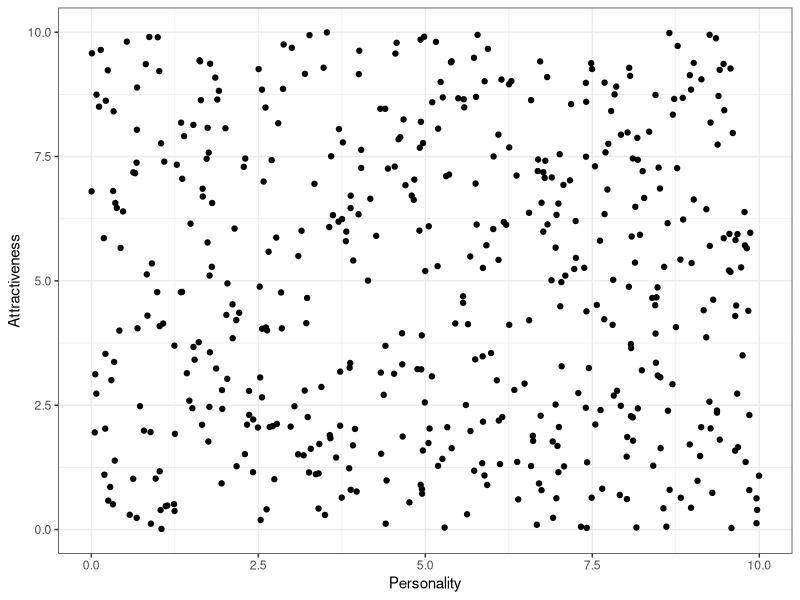
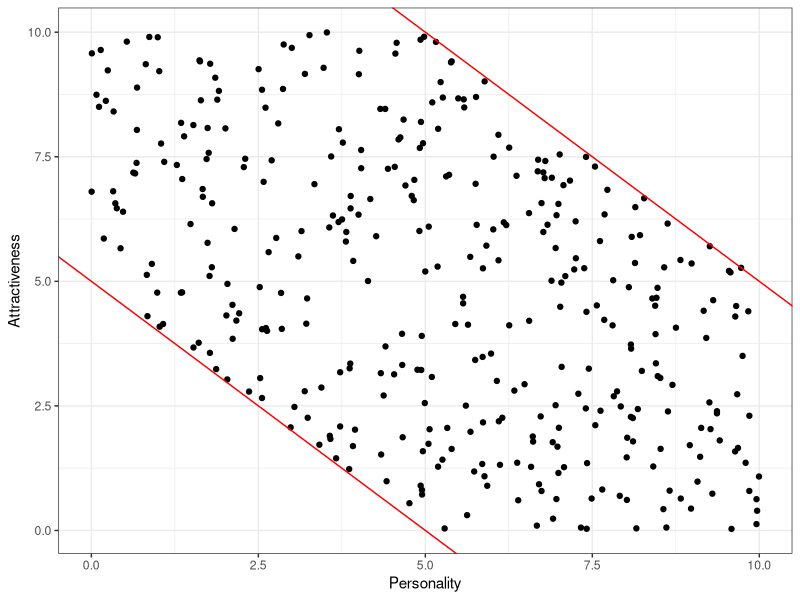
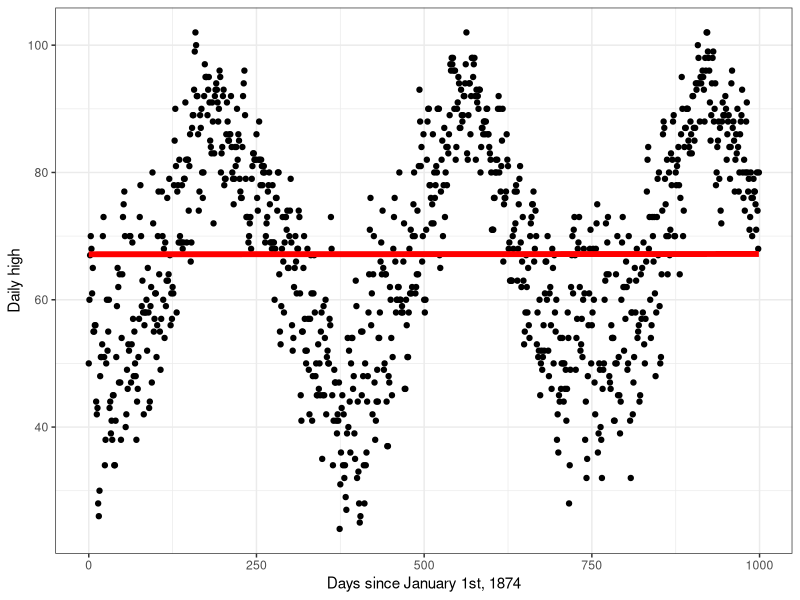
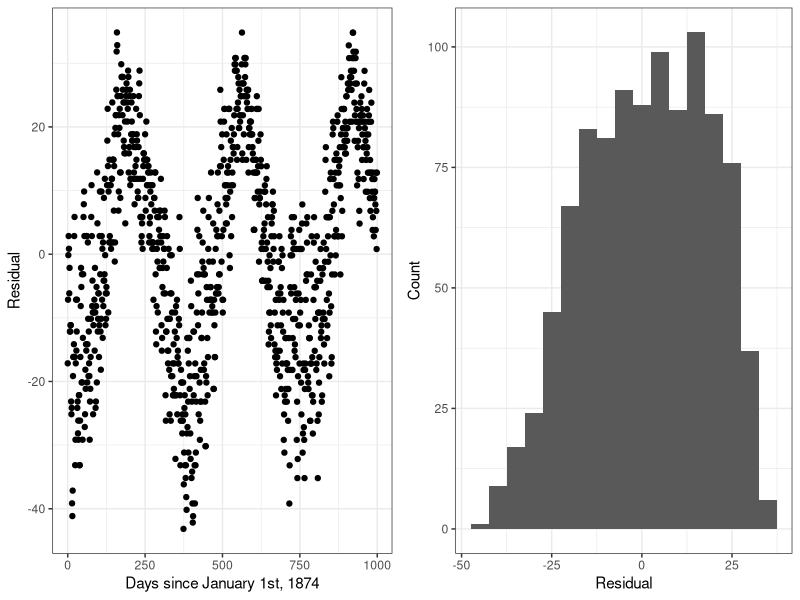
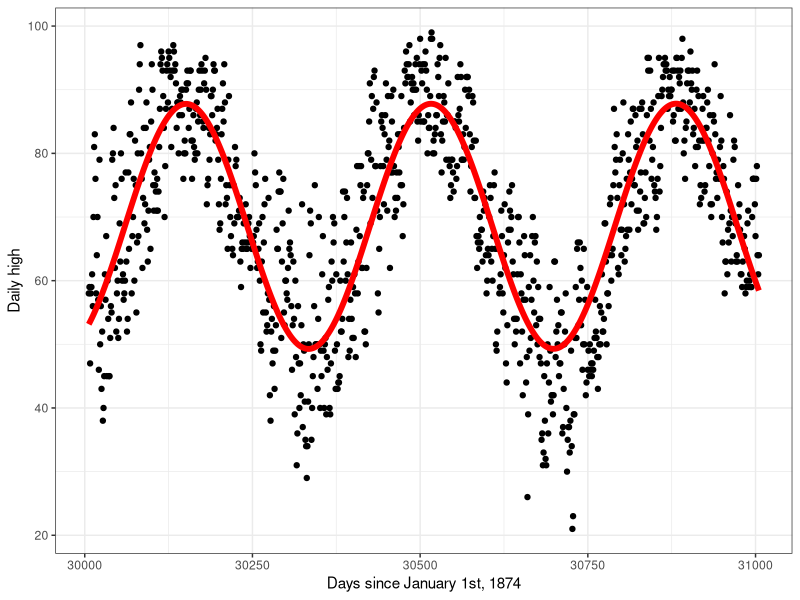
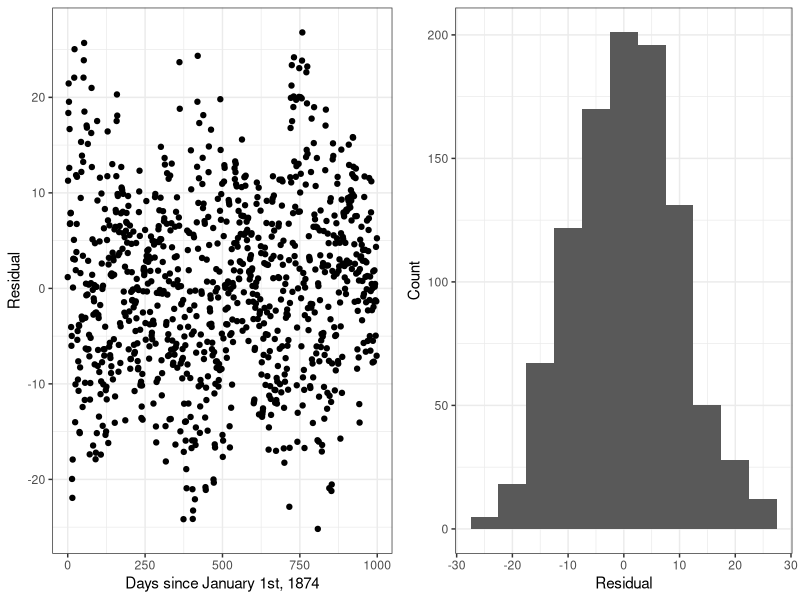
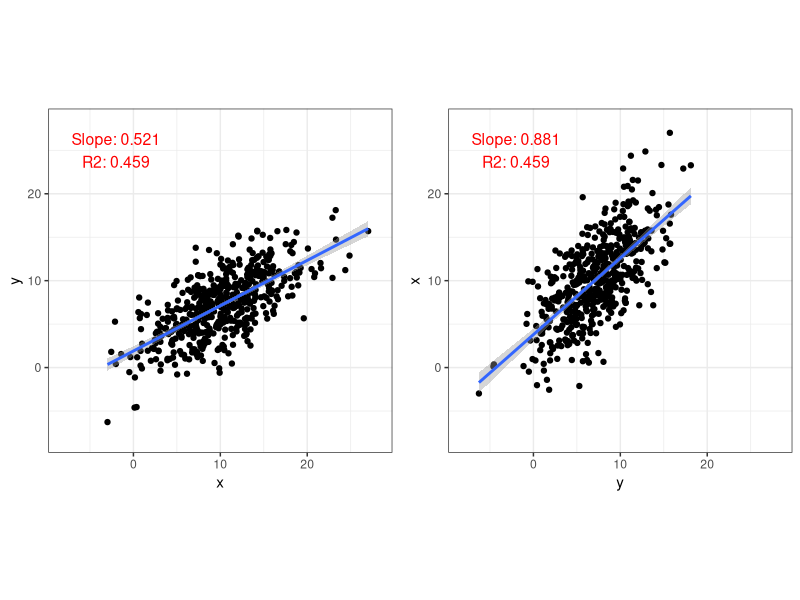

These charts were generated, in order, by the following R code:
## ---- chunk 1
list.of.packages <- c("ggplot2", "gridExtra")
new.packages <- list.of.packages[!(list.of.packages %in% installed.packages()[,"Package"])]
if(length(new.packages)) install.packages(new.packages)

library(ggplot2)
library(gridExtra)
## ---- chunk 2
df <- data.frame(Attractiveness=runif(500, 0, 10), Personality=runif(500, 0, 10))
ggplot(df, aes(x=Personality, y=Attractiveness)) + 
  geom_point() + 
  theme_bw()
## ---- chunk 3
df <- df[df$Attractiveness + df$Personality > 5 & df$Attractiveness + df$Personality <15,]
ggplot(df, aes(x=Personality, y=Attractiveness)) + 
  geom_point() + 
  theme_bw() + 
  geom_abline(intercept = 5, slope = -1, col="red") +
  geom_abline(intercept = 15, slope = -1, col="red")
## ---- chunk 4
# Read in data and add a days-since-Jan-1-1874 column
temps <- read.csv('data/norfolk_temps.csv')
temps$day_num <- 1:length(temps$tmax) - 1
temps <- temps[!is.na(temps$tmax),]
temps <- temps[,c("tmax", "day_num")]

## ---- chunk 5
# Fit the model
naive_fit <- lm(tmax ~ day_num, temps)
summary(naive_fit)$coefficients
## ---- chunk 6
# Get predicted values
predicted_df <- data.frame(tmax = naive_fit$fitted.values, day_num = temps$day_num)

# Plot real versus predicted
ggplot(temps[1:1000,], aes(x = day_num, y = tmax)) +
  geom_point() + 
  geom_line(col="red", linewidth=2, data = predicted_df[1:1000,], aes(x=day_num, y=tmax)) + 
  theme_bw() + 
  xlab("Days since January 1st, 1874") + 
  ylab("Daily high")
## ---- chunk 7
10 * 365.249 * c("lb" = summary(naive_fit)$coefficients[2,1] - 
                   qnorm(0.975) * summary(naive_fit)$coefficients[2,2],
                 "ub" = summary(naive_fit)$coefficients[2,1] + 
                   qnorm(0.975) * summary(naive_fit)$coefficients[2,2])
## ---- chunk 8
# Calculate residuals
error_df <- data.frame(residual = temps$tmax - 
                         naive_fit$fitted.values, day_num = temps$day_num)

p1 <- ggplot(error_df[1:1000,], aes(y = residual, x = day_num)) + 
  geom_point() + 
  theme_bw() + 
  xlab("Days since January 1st, 1874") + 
  ylab("Residual")

p2 <- ggplot(error_df[1:1000,], aes(x = residual)) + 
  geom_histogram(binwidth = 5) + 
  theme_bw() + 
  ylab("Count")  +
  xlab("Residual")

grid.arrange(p1, p2, ncol=2)
## ---- chunk 9
# Fit the model
lm_fit <- lm(tmax ~ day_num + sin(2 * pi / 365.249 * day_num) + 
               cos(2 * pi / 365.249 * day_num), temps)

# Get the predicted values from the model
predicted_df <- data.frame(tmax = lm_fit$fitted.values, day_num = temps$day_num)

# Plot the actual and predicted values
ggplot(temps[30001:31000,], aes(x=day_num, y=tmax)) + 
  geom_point() + 
  theme_bw() +
  geom_line(color = "red", linewidth = 2, data = predicted_df[30001:31000,], 
            aes(x=day_num, y=tmax)) + 
  xlab("Days since January 1st, 1874") + 
  ylab("Daily high")

# Calculate parameters
alpha <- sqrt(lm_fit$coefficients[3]^2 + lm_fit$coefficients[4]^2)
phi = acos(lm_fit$coefficients[3]/alpha) * 
  365.249 / (2 * pi)
params <- c(alpha, phi, lm_fit$coefficients[2])
names(params) <- c("alpha", "phi", "beta")

# Print parameter estimates
round(params, 7)
## ---- chunk 10
coef(summary(lm_fit))
## ---- chunk 11
10 * 365.249 * c("lb" = summary(lm_fit)$coefficients[2,1] - qnorm(0.975) * 
                   summary(lm_fit)$coefficients[2,2],
                 "ub" = summary(lm_fit)$coefficients[2,1] + qnorm(0.975) * 
                   summary(lm_fit)$coefficients[2,2])
## ---- chunk 12
error_df <- data.frame(residual = temps$tmax - lm_fit$fitted.values, day_num = temps$day_num)

p1 <- ggplot(error_df[1:1000,], aes(y = residual, x = day_num)) + 
  geom_point() + 
  theme_bw() + 
  xlab("Days since January 1st, 1874") + 
  ylab("Residual")

p2 <- ggplot(error_df[1:1000,], aes(x = residual)) + 
  geom_histogram(binwidth = 5) + 
  theme_bw() + 
  ylab("Count")  +
  xlab("Residual")

grid.arrange(p1, p2, ncol=2)
## ---- chunk 13
predict(lm_fit, 
        data.frame("day_num" = as.numeric(as.Date("2023-03-19") - as.Date("1874-01-01"))), 
        interval = "confidence", level = 0.95)
## ---- chunk 14
predict(lm_fit, 
        data.frame("day_num" = as.numeric(as.Date("2023-03-19") - as.Date("1874-01-01"))), 
        interval = "prediction", level = 0.95)
## ---- chunk 15
set.seed(139)
n <- 500
beta_0 <- 2
beta_1 <- 0.5
x <- rnorm(n, 10, 5)
y <- beta_0 + beta_1 * x + rnorm(n, 0, 3)
lm1 <- summary(lm(y ~ x))
plot1 <- ggplot(data.frame(x, y), aes(x=x, y=y)) + 
  geom_point() + 
  geom_smooth(method = 'lm', formula = 'y ~ x') + 
  theme_bw() + 
  annotate(
    "text", label = paste0("Slope: ", round(lm1$coefficients[2,1], 3), "\nR2: ", round(lm1$r.squared, 3)),
    x = -2, y = 25, size = 4, colour = "red"
  ) + 
  coord_equal() + 
  xlim(-8, 28) + 
  ylim(-8, 28)

lm2 <- summary(lm(x ~ y))
plot2 <- ggplot(data.frame(x, y), aes(x=y, y=x)) + 
  geom_point() + 
  geom_smooth(method = 'lm', formula = 'y ~ x') + 
  theme_bw() + 
  xlab("y") + 
  ylab("x") +
  annotate(
    "text", label = paste0("Slope: ", round(lm2$coefficients[2,1], 3), "\nR2: ", round(lm2$r.squared, 3)),
    x = -2, y = 25, size = 4, colour = "red"
  ) + 
  coord_equal() + 
  xlim(-8, 28) + 
  ylim(-8, 28)

grid.arrange(plot1, plot2, ncol=2)
## ---- chunk 16
set.seed(111)

# Parameters
n <- 20
beta_0 <- 5
beta_1 <- 2
sigma_sq <- 10
nsims <- 10^4

# Vectors for results
mu_covered <- vector(length = nsims)
mu_covered_prime <- vector(length = nsims)
new_covered <- vector(length = nsims)
new_covered_prime <- vector(length = nsims)

for (i in 1:nsims) {
  # Generate data from the model
  x <- runif(n, 0, 10)
  y <- (beta_0 + beta_1 * x + rnorm(n, 0, sqrt(sigma_sq)))^2
  
  # Fit the model on the original scale
  org_fit <- lm(y ~ x)
  
  # Fit the true model
  sqrt_fit <- lm(sqrt(y) ~ x)

  # Get the true conditional mean
  mu_true <- (beta_0 + beta_1 * 5)^2 + sigma_sq
  
  # Create an interval from beta_1 and check coverage
  mu_covered_int <- predict(sqrt_fit, data.frame(x=5), 
                               interval = "confidence", 
                               level = 0.95)^2
  mu_covered[i] <- mu_true > mu_covered_int[2] & 
    mu_true < mu_covered_int[3]
  
  # Create an interval from beta_1 and check coverage
  mu_covered_prime_int <- predict(org_fit, data.frame(x=5), 
                               interval = "confidence", 
                               level = 0.95)
  mu_covered_prime[i] <- mu_true > mu_covered_prime_int[2] & mu_true < mu_covered_prime_int[3]
  
  # Create a new data point from the model
  x_new <- 5
  y_new  <- (beta_0 + beta_1 * x_new + rnorm(1, 0, sqrt(sigma_sq)))^2
  
  # Create the intervals and check coverage
  new_covered_int <- predict(sqrt_fit, data.frame(x=x_new), 
                               interval = "prediction", 
                               level = 0.95)^2
  new_covered[i] <- y_new > new_covered_int[2] & y_new < new_covered_int[3]
  
  new_covered_prime_int <- predict(org_fit, data.frame(x=x_new), 
                               interval = "prediction", 
                               level = 0.95)
  new_covered_prime[i] <- y_new > new_covered_prime_int[2] & y_new < new_covered_prime_int[3]
  
}

df <- rbind(c(mean(mu_covered), mean(new_covered)), 
            c(mean(mu_covered_prime), mean(new_covered_prime)))
colnames(df) <- c("Confidence coverage", "Prediction coverage")
rownames(df) <- c("Beta_1", "Beta_1 prime")
knitr::kable(df)
